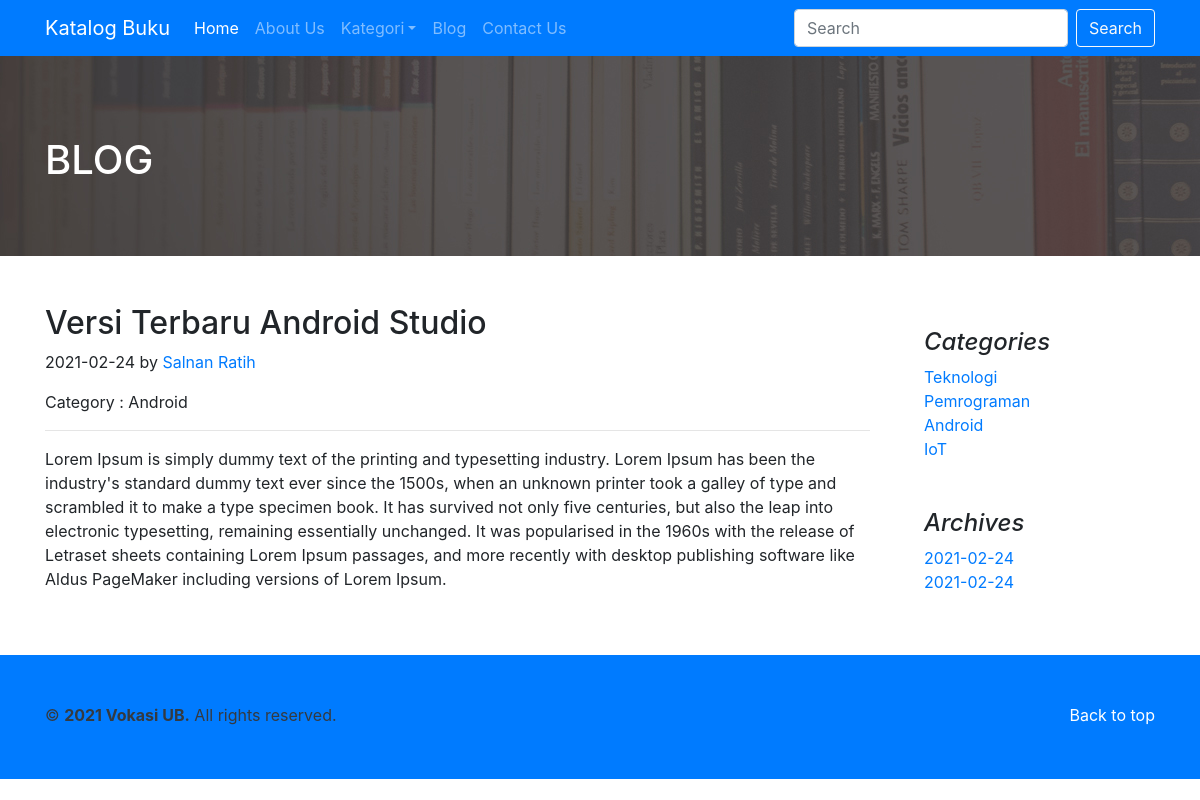
The app's page /index.php?include=detail-blog&data=2 with its own data.
### tables this page shows
CREATE TABLE `blog` (
  `id_blog` int(11) NOT NULL,
  `id_kategori_blog` int(11) DEFAULT NULL,
  `id_user` int(11) DEFAULT NULL,
  `tanggal` date NOT NULL DEFAULT '1999-01-01',
  `judul` varchar(255) DEFAULT NULL,
  `isi` text DEFAULT NULL
);

CREATE TABLE `user` (
  `id_user` int(11) NOT NULL,
  `nama` varchar(100) DEFAULT NULL,
  `email` varchar(50) DEFAULT NULL,
  `username` varchar(30) DEFAULT NULL,
  `password` varchar(150) DEFAULT NULL,
  `level` varchar(30) DEFAULT NULL,
  `foto` varchar(100) DEFAULT NULL
);

CREATE TABLE `kategori_blog` (
  `id_kategori_blog` int(11) NOT NULL,
  `kategori_blog` varchar(50) DEFAULT NULL
);

### include/detailblog.php (the view)
<section id="blog-header">
  <div class="container">
    <h1 class="text-white">BLOG</h1>
  </div>
</section><br><br>
<section id="blog-list">
  <main role="main" class="container">
    <div class="row">
      <div class="col-md-9 blog-main">
        <div class="blog-post">
          <?php
          if (isset($_GET['data'])) {
            $id_blog = $_GET['data'];
            $sql = "SELECT `k`.`kategori_blog`,`b`.`judul`, `p`.`nama`,`b`.`tanggal`, `b`.`isi`
                    FROM `blog` `b` INNER JOIN `kategori_blog` `k` ON `b`.`id_kategori_blog`=`k`.`id_kategori_blog`
                    INNER JOIN `user` `p` ON `b`.`id_user`= `p`.`id_user` WHERE `b`.`id_blog`='$id_blog'";
            $query = mysqli_query($koneksi, $sql);
            while ($data = mysqli_fetch_row($query)) {
              $kategori_blog = $data[0];
              $judul = $data[1];
              $penulis = $data[2];
              $tanggal = $data[3];
              $isi = $data[4];
            }
          }
          ?>
          <h2 class="blog-post-title"> <?php echo $judul ?></h2>
          <p class="blog-post-meta"> <?php echo $tanggal ?> by <a href="#"> <?php echo $penulis ?> </a></p>
          <p>Category : <?php echo $kategori_blog ?></p>
          <hr>
          <p> <?php echo $isi ?></p>
        </div><br><br>
      </div>
      <aside class="col-md-3 blog-sidebar">
        <div class="p-4">
          <h4 class="font-italic">Categories</h4>
          <ol class="list-unstyled mb-0">
            <?php
            $sql = "SELECT `id_kategori_blog`, `kategori_blog` FROM `kategori_blog` ";
            $query = mysqli_query($koneksi, $sql);
            while ($data = mysqli_fetch_row($query)) {
              $id_kategori_blog = $data[0];
              $kategori_blog = $data[1];
            ?>
              <li><a href="index.php?include=blog&data<?php echo $id_kategori_blog ?>"><?php echo $kategori_blog ?> </a></li>
            <?php } ?>
        </div>
        <div class="p-4">
          <h4 class="font-italic">Archives</h4>
          <ol class="list-unstyled mb-0">
            <?php
            $sql = "SELECT  `id_kategori_blog`, `tanggal` FROM `blog` ";
            $query = mysqli_query($koneksi, $sql);
            while ($data = mysqli_fetch_row($query)) {
              $id_kategori_blog = $data[0];
              $tanggal = $data[1];
            ?>
              <li><a href="index.php?include=blog&data=<?php echo $id_kategori_blog ?>"><?php echo $tanggal ?></a></li>
            <?php } ?>
          </ol>
        </div>
      </aside>
    </div>
  </main>
</section>

### records on screen
blog: judul "Versi Terbaru Android Studio", tanggal "2021-02-24", id_user.nama "Salnan Ratih", id_kategori_blog.kategori_blog "Android", isi "Lorem Ipsum is simply dummy text of the printing and typesetting industry. Lorem Ipsum has been the industry's standard dummy text ever since the 1500s, when an unknown printer took a galley of type and scrambled it to make a type specimen book. It has survived not only five centuries, but also the leap into electronic typesetting, remaining essentially unchanged. It was popularised in the 1960s with the release of Letraset sheets containing Lorem Ipsum passages, and more recently with desktop publishing software like Aldus PageMaker including versions of Lorem Ipsum."
kategori_blog: kategori_blog "Teknologi"
kategori_blog: kategori_blog "Pemrograman"
kategori_blog: kategori_blog "Android"
kategori_blog: kategori_blog "IoT"
blog: tanggal "2021-02-24"
